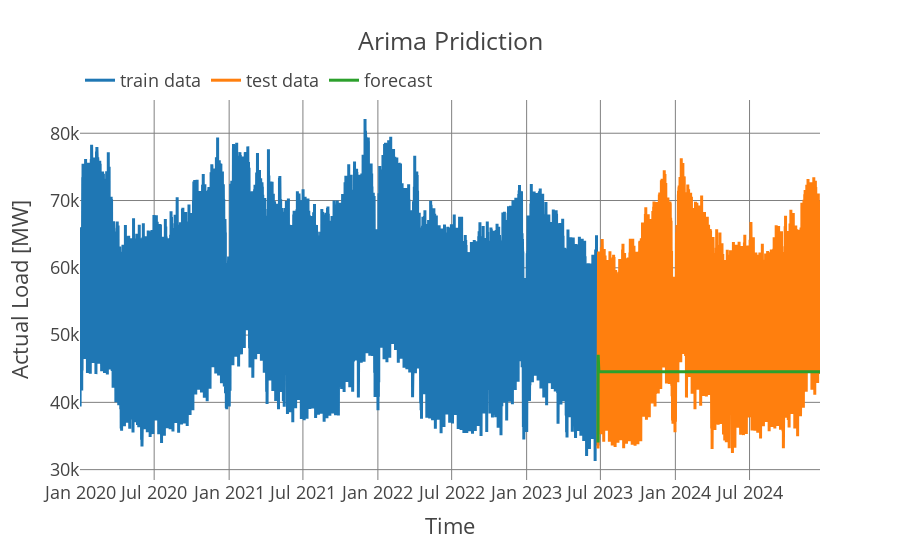

Notebook code for this chart:
### Code cell
# Create figure with secondary axis
fig = go.Figure()

# Add Forecast line (primary y-axis)
fig.add_trace(go.Scatter(x=train_series.time_index, y=train_series.values().flatten(),
                         mode='lines', name='train data'))

# Add Actual Load line (primary y-axis)
fig.add_trace(go.Scatter(x=test_series.time_index, y=test_series.values().flatten(),
                         mode='lines', name='test data'))

# Add Actual Load line (primary y-axis)
fig.add_trace(go.Scatter(x=test_forecast.time_index, y=test_forecast.values().flatten(),
                         mode='lines', name='forecast'))

# Update layout for secondary y-axis
fig.update_layout(
    template='presentation',  # Dark background template
    title='Arima Pridiction',
    xaxis_title='Time',
    yaxis_title='Actual Load [MW]',
    xaxis=dict(showgrid=True, gridcolor='gray'),
    yaxis=dict(showgrid=True, gridcolor='gray'),
    plot_bgcolor='rgba(0, 0, 0, 0)',
    legend=dict(
        x=0,  # X-position (0 is left, 1 is right)
        y=1.1,  # Y-position (1 is top, 0 is bottom)
        traceorder='normal',
        orientation='h',  # Horizontal orientation
        bgcolor='rgba(0, 0, 0, 0)',  # Transparent background for legend
    )
)

# Show the plot
fig.show()

### Figure 1 — Plotly figure (JSON) as saved in the notebook; plotly's stock layout.template omitted (floating-point values rounded to 4 significant figures; data arrays with more than 128 entries replaced by an {"elided": "..."} marker saying what was removed)
{"data": [{"mode": "lines", "name": "train data", "type": "scatter", "x": {"elided": "30508 str values"}, "y": {"elided": "30508 float values"}}, {"mode": "lines", "name": "test data", "type": "scatter", "x": {"elided": "13075 str values"}, "y": {"elided": "13075 float values"}}, {"mode": "lines", "name": "forecast", "type": "scatter", "x": {"elided": "13075 str values"}, "y": {"elided": "13075 float values"}}], "layout": {"legend": {"bgcolor": "rgba(0, 0, 0, 0)", "orientation": "h", "traceorder": "normal", "x": 0, "y": 1.1}, "plot_bgcolor": "rgba(0, 0, 0, 0)", "title": {"text": "Arima Pridiction"}, "xaxis": {"gridcolor": "gray", "showgrid": true, "title": {"text": "Time"}}, "yaxis": {"gridcolor": "gray", "showgrid": true, "title": {"text": "Actual Load [MW]"}}}}
